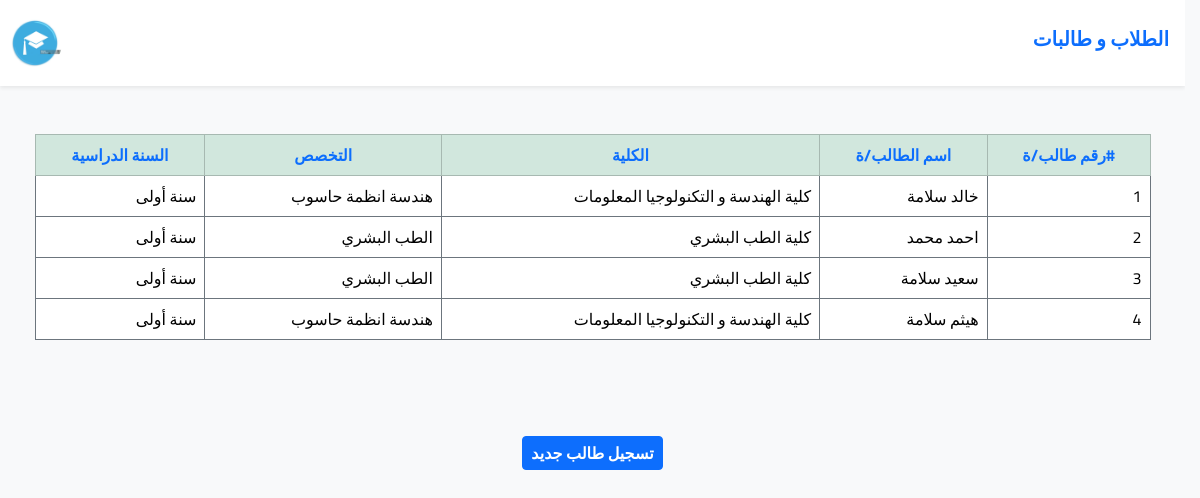
The app's page /students (signed in) with its own data.
### tables this page shows
CREATE TABLE `students` (
  `id` int NOT NULL AUTO_INCREMENT,
  `user_id` int NOT NULL,
  `academic_year` int NOT NULL,
  `major_id` int NOT NULL,
  PRIMARY KEY (`id`),
  KEY `students_users` (`user_id`),
  KEY `students_majors` (`major_id`),
  CONSTRAINT `students_majors` FOREIGN KEY (`major_id`) REFERENCES `majors` (`id`) ON DELETE CASCADE ON UPDATE CASCADE,
  CONSTRAINT `students_users` FOREIGN KEY (`user_id`) REFERENCES `users` (`id`) ON DELETE CASCADE ON UPDATE CASCADE
);

CREATE TABLE `users` (
  `id` int NOT NULL AUTO_INCREMENT,
  `full_name` varchar(255) NOT NULL,
  `username` varchar(255) NOT NULL,
  `password` varchar(255) NOT NULL,
  `role` enum('admin','student','instructor') NOT NULL,
  PRIMARY KEY (`id`),
  UNIQUE KEY `username` (`username`)
);

CREATE TABLE `collage` (
  `id` int NOT NULL AUTO_INCREMENT,
  `name` varchar(255) NOT NULL,
  `img` varchar(255) NOT NULL,
  `created_at` date NOT NULL,
  PRIMARY KEY (`id`),
  UNIQUE KEY `name` (`name`)
);

CREATE TABLE `majors` (
  `id` int NOT NULL AUTO_INCREMENT,
  `name` varchar(255) NOT NULL,
  `overview` varchar(255) NOT NULL,
  `img` varchar(255) NOT NULL,
  `collage_id` int NOT NULL,
  PRIMARY KEY (`id`),
  UNIQUE KEY `name` (`name`),
  UNIQUE KEY `overview` (`overview`),
  KEY `collage_majors` (`collage_id`),
  CONSTRAINT `collage_majors` FOREIGN KEY (`collage_id`) REFERENCES `collage` (`id`) ON DELETE CASCADE ON UPDATE CASCADE
);

### Core/function.php (called while the page is built, shortened)
<?php
function base_path(string $path): string {
  return BASE_PATH . $path;
}
function view(string $path, $attr = []): void {
  extract($attr);
  require base_path("views/{$path}");
}

### Http/controllers/admin/students/index.php (called while the page is built, shortened)
<?php
$students = App::resolve(Database::class)->query(
    'SELECT s.id, s.academic_year, u.full_name
     AS full_name, m.name AS major_name, c.name
     AS collage_name
     FROM students s
     JOIN users u
     ON s.user_id = u.id
     JOIN majors m
     ON s.major_id = m.id
     JOIN collage c
     ON m.collage_id = c.id'
)->get();
view('admin/students/index.view.php',[
    'heading'  => 'الطلاب و طالبات',
    'students' => $students
]);

### public/index.php (called while the page is built, shortened)
<?php
require BASE_PATH.'Core/function.php';
require base_path('bootstrap.php');
$router = new \Core\Router();
$uri = parse_url($_SERVER['REQUEST_URI'])['path'];
$method = $_POST['__method'] ?? $_SERVER['REQUEST_METHOD'];
try {
   $router->route($uri, $method);
}
catch (ValidationException $exception) {
 Session::flash('errors', $exception->errors);
 Session::flash('old', $exception->old);
 return redirect($router->previousUrl());
}

### Core/App.php (called while the page is built, shortened)
<?php
class App {
  protected static $container;
  public static function setContainer($container): void {
     static::$container = $container;
  }
  public static function getContainer(): mixed {
     return static::$container;
  }
  public static function resolve($key): mixed {
     return static::getContainer()->resolve($key);
  }
}

### Core/Container.php (called while the page is built, shortened)
<?php
class Container {
    protected $bindings = [];
    public function bind(string $key,  $func): void {
     $this->bindings[$key] = $func;
    }
    public function resolve(string $key): mixed {
        $resolver = $this->bindings[$key];
        return call_user_func($resolver);
    }
}

### config.php (called while the page is built)
<?php
return [
     'database' => [
        'host' => 'localhost',
        'port' => 3306,
        'dbname' => 'e_learning',
        'charset' => 'utf8mb4'
     ],
];

### bootstrap.php (called while the page is built, shortened)
<?php
$container = new Container();
$container->bind('Core\Database', function() {
    $config = require base_path("config.php");
    return new Database($config['database']);
});
require base_path('Core/Helpers/HelperCourse.php');

### Core/Database.php (called while the page is built, shortened)
<?php
class Database {
    public $conn;
    public $stmt;
    public function __construct(array $config, $username = 'root', $password = 'root') {
      $dsn = 'mysql:'. http_build_query($config, "", ";");
      $this->conn = new PDO($dsn, $username, $password, [
        PDO::ATTR_DEFAULT_FETCH_MODE => PDO::FETCH_ASSOC
        ]);
    }
    public function query($query, $params = []): static {
      $this->stmt = $this->conn->prepare($query);
      $this->stmt->execute($params);
      return $this;
    }
    public function get(): array {
      return $this->stmt->fetchAll();
    }
}

### Core/Helpers/HelperCourse.php (called while the page is built, shortened)
<?php
function course_years(): array {
    return [
        1 => 'سنة أولى',
        2 => 'سنة ثانية',
        3 => 'سنة ثالثة',
        4 => 'سنة رابعة',
        5 => 'سنة خامسة'
    ];
}

### views/admin/students/index.view.php (the view)
<?php require base_path('views/partials/head.php') ?>
<body class="bg-body-tertiary">
  <?php require base_path('views/partials/nav.php') ?>
      <div class="container">
        <table class="table table-hover table-responsive table-bordered border-secondary mt-5">
           <thead class="text-center">
             <tr class="table-success">
              <th class="text-primary">#رقم طالب/ة</th>
              <th class="text-primary">اسم الطالب/ة</th>
              <th class="text-primary">الكلية</th>
              <th class="text-primary">التخصص</th>
              <th class="text-primary">السنة الدراسية</th>
            </tr>
           </thead>
           <tbody>
            <?php foreach($students as $student ) : ?>
             <tr class="table-row-student" data-student-id="<?= $student['id'] ?>">
               <td><?= $student['id'] ?></td>
               <td><?= $student['full_name'] ?></td>
               <td><?= $student['collage_name'] ?></td>
               <td><?= $student['major_name'] ?></td>
               <td><?= course_years()[$student['academic_year']]?></td>
             <tr>
            <?php endforeach;  ?>
           </tbody>
         </table>
      </div>
      <p class="mt-5 mx-auto d-flex justify-content-center">
        <a href="/student/create" class="btn btn-primary btn-sm mt-5 fs-6 fw-bold">تسجيل طالب جديد</a>
      </p>
<?php require base_path('views/partials/footer.php') ?>

### Core/Router.php (shortened to what this page needs)
<?php
class Router {
    protected $routes = [];
    public function add($method, string $uri, $controller): static {
        $this->routes[] = [
            'uri' =>  $uri,
            'controller' => $controller,
            'method' => $method,
            'middleware' => null
        ];
        return $this;
    }
    public function only($key): static {
        $this->routes[array_key_last($this->routes)]['middleware'] = $key;
        return $this;
    }
    public function route (string $uri, $method) {
      foreach($this->routes as $route) {
        if($route ['uri'] ===  $uri && $route['method'] === strtoupper($method)) {
          return require base_path('Http/controllers/'.$route['controller']);
        }
      }
    }
}

### public/assets/css/e-learn.css (style rules this page uses)
:root { --transition: 0.3s; --main-color : #0d6efd; --secound-color: #ccc; }
html { scroll-behavior: smooth; overflow-y: auto; scrollbar-gutter: stable; }
body { font-family: 'Cairo', sans-serif; direction: rtl; text-align: right; margin: 0; }
.table-row, .table-row-semster, .table-row-student, .table-row-instructor, .table-row-exam { cursor: pointer; }

### records on screen
students: id "1", user.full_name "خالد سلامة", collage.name "كلية الهندسة و التكنولوجيا المعلومات", major.name "هندسة انظمة حاسوب", academic_year "سنة أولى"
students: id "2", user.full_name "احمد محمد", collage.name "كلية الطب البشري", major.name "الطب البشري", academic_year "سنة أولى"
students: id "3", user.full_name "سعيد سلامة", collage.name "كلية الطب البشري", major.name "الطب البشري", academic_year "سنة أولى"
students: id "4", user.full_name "هيثم سلامة", collage.name "كلية الهندسة و التكنولوجيا المعلومات", major.name "هندسة انظمة حاسوب", academic_year "سنة أولى"
